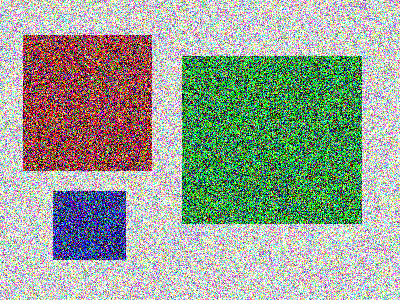
#> input picture Images/pic2.png, 400 x 300 px, found by its file name
$ python '图像平滑_2D卷积_高斯_中值_均值.py'
#> lines starting #> are read from the running program, lines starting #| are printed output that depends on the picture; after the words box and inside, x2 and y2 are one past the last pixel; in counts of white or black regions, pixels touching at a corner belong together
# -*- coding: utf-8 -*-
'''
======================Welcome to Python====================
/-********Have a good time.********-/

FILE NAME:
AUTHOR: Eden·Gabriel
DATE: Dec-21-Thu/2018  09:15:30
VERSION: V-1.0
DESCRIPTION:
图像平滑
'''
import numpy as np
import cv2
from matplotlib import pyplot as plt


img = cv2.imread('E:\\A_BOOM_LEARNING_EDEN_GABRIEL\\2018.12.19start_opencv+python\\Images\\pic2.png')
#> img is the input picture: shape (300, 400, 3); mean B, G, R 150, 164.4, 153.8
img = cv2.cvtColor(img,cv2.COLOR_BGR2RGB)

img_gray = cv2.cvtColor(img,cv2.COLOR_RGB2GRAY)
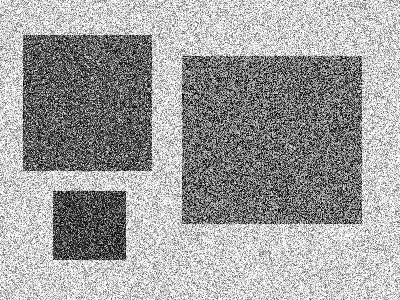
#> img_gray: shape (300, 400); min 0, max 255, mean 159.6

#2D卷积滤波
kernel = np.ones((4,4),dtype = np.float32)/16
img_2D = cv2.filter2D(img_gray,-1,kernel)
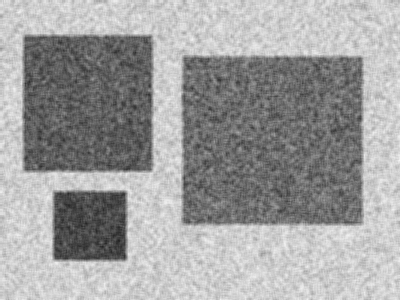
#> img_2D: shape (300, 400); min 35, max 245, mean 159.6
#res1 = cv2.filter2D(img,-1,kernel)
#均值滤波
img_blur = cv2.blur(img_gray,(5,5))
#高斯模糊
img_gau = cv2.GaussianBlur(img_gray,(5,5),0)
#中值模糊
img_med = cv2.medianBlur(img_gray,5)
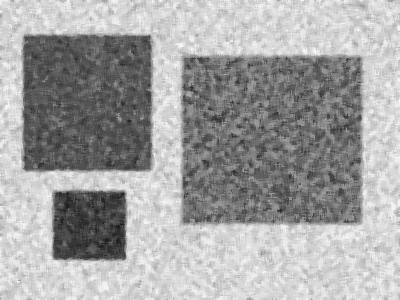
#> img_med: shape (300, 400); min 28, max 255, mean 163.7
#双边滤波
img_bil = cv2.bilateralFilter(img_gray,9,105,105)
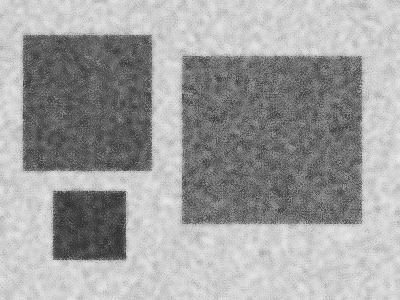
#> img_bil: shape (300, 400); min 45, max 235, mean 160.4

ret1,img_gray_thr = cv2.threshold(img_gray,155,255,cv2.THRESH_BINARY)
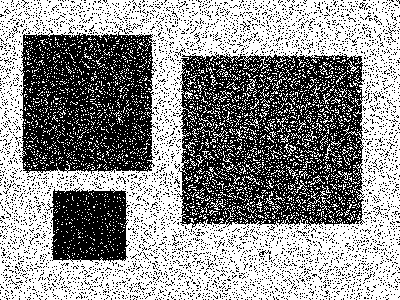
#> img_gray_thr: shape (300, 400); 56.9% white; black in thin lines or dots
ret2,img_2D_thr = cv2.threshold(img_2D,155,255,cv2.THRESH_BINARY)
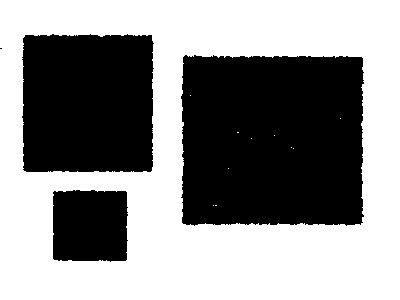
#> img_2D_thr: shape (300, 400); 55.9% white; 4 black regions (1 under 20 px), largest, box (x1, y1, x2, y2) and area: (181, 55, 364, 226) 30151, (22, 34, 154, 172) 17666, (53, 190, 128, 262) 5161
ret3,img_blur_thr = cv2.threshold(img_blur,155,255,cv2.THRESH_BINARY)
#> img_blur_thr: shape (300, 400); 55.8% white; 3 black regions, box (x1, y1, x2, y2) and area: (181, 55, 363, 225) 30138, (22, 33, 153, 172) 17682, (52, 190, 127, 261) 5177
ret4,img_gau_thr = cv2.threshold(img_gau,155,255,cv2.THRESH_BINARY)
#> img_gau_thr: shape (300, 400); 56% white; 4 black regions (1 under 20 px), largest, box (x1, y1, x2, y2) and area: (181, 55, 363, 225) 30147, (22, 34, 153, 172) 17601, (52, 190, 127, 261) 5093
ret5,img_med_thr = cv2.threshold(img_med,155,255,cv2.THRESH_BINARY)
#> img_med_thr: shape (300, 400); 56.3% white; 4 black regions (1 under 20 px), largest, box (x1, y1, x2, y2) and area: (181, 55, 363, 226) 29779, (22, 34, 153, 172) 17531, (52, 190, 127, 261) 5088
ret6,img_bil_thr = cv2.threshold(img_bil,155,255,cv2.THRESH_BINARY)
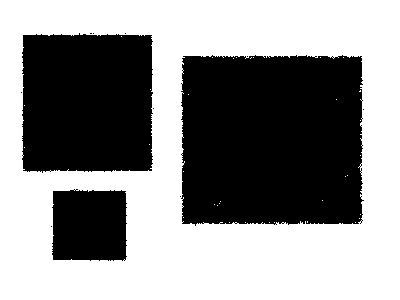
#> img_bil_thr: shape (300, 400); 56.2% white; 12 black regions (9 under 20 px), largest, box (x1, y1, x2, y2) and area: (181, 55, 364, 226) 29953, (22, 33, 153, 173) 17542, (52, 189, 127, 261) 5068


Images=[img_gray,img_2D,img_blur,img_gau,img_med,img_bil,img_gray_thr,img_2D_thr,
        img_blur_thr,img_gau_thr,img_med_thr,img_bil_thr]
titles = ['gray','gray_2D',
          'blur','gau','med','bilater','img_gray_thr','img_2D_thr','img_blur_thr',
          'img_gau_thr','img_med_thr','img_bil_thr']


for i in range(12):
    plt.subplot(5,3,i+2),plt.imshow(Images[i],'gray'),plt.title(titles[i])
    plt.xticks([]),plt.yticks([])
plt.subplot(5,3,1),plt.imshow(img),plt.title('original'),plt.xticks([]),plt.yticks([])

plt.show()

$ run again, with Images/2.png copied over Images/pic2.png
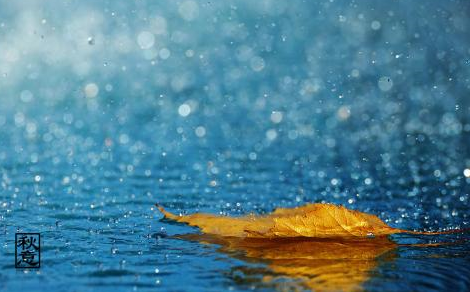
#> input picture Images/2.png, 470 x 292 px, found by its file name
#> img is the input picture: shape (292, 470, 3); mean B, G, R 146.5, 127.8, 77.3
#> `ret1,img_gray_thr = cv2.threshold(img_gray,155,255,cv2.THRESH_BINARY)`:
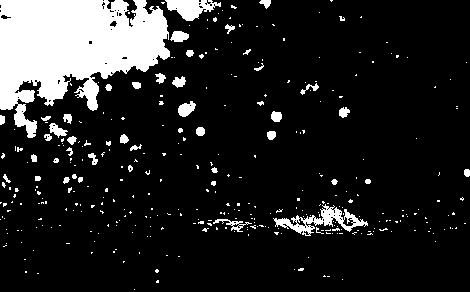
#> img_gray_thr: shape (292, 470); 14% white; 351 white regions (305 under 20 px), largest, box (x1, y1, x2, y2) and area: (0, 0, 170, 138) 14065, (273, 204, 368, 236) 948, (165, 0, 221, 21) 666
#> img_2D_thr: shape (292, 470); 13.3% white; 84 white regions (48 under 20 px), largest, box (x1, y1, x2, y2) and area: (0, 0, 171, 139) 14388, (275, 206, 368, 235) 986, (167, 0, 222, 22) 713
#> img_blur_thr: shape (292, 470); 13% white; 63 white regions (30 under 20 px), largest, box (x1, y1, x2, y2) and area: (0, 0, 171, 138) 14294, (275, 206, 367, 234) 973, (166, 0, 220, 21) 689
#> img_gau_thr: shape (292, 470); 13.3% white; 103 white regions (66 under 20 px), largest, box (x1, y1, x2, y2) and area: (0, 0, 170, 138) 14216, (274, 206, 367, 235) 988, (166, 0, 221, 21) 692
#> img_med_thr: shape (292, 470); 13% white; 65 white regions (35 under 20 px), largest, box (x1, y1, x2, y2) and area: (0, 0, 170, 138) 14186, (275, 205, 367, 234) 980, (165, 0, 220, 21) 687
#> `ret6,img_bil_thr = cv2.threshold(img_bil,155,255,cv2.THRESH_BINARY)`:
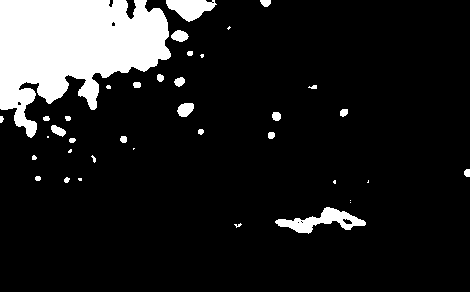
#> img_bil_thr: shape (292, 470); 12.7% white; 38 white regions (12 under 20 px), largest, box (x1, y1, x2, y2) and area: (0, 0, 171, 138) 14421, (275, 207, 366, 234) 988, (166, 0, 217, 22) 687

$ run again, with Images/22.png copied over Images/pic2.png
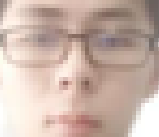
#> input picture Images/22.png, 159 x 137 px, found by its file name
#> img is the input picture: shape (137, 159, 3); mean B, G, R 169.7, 180.3, 202.4
#> img_gray_thr: shape (137, 159); 74.3% white; 6 black regions, box (x1, y1, x2, y2) and area: (38, 0, 159, 94) 4618, (76, 115, 119, 137) 667, (38, 8, 63, 17) 209, (0, 0, 7, 12) 52, (0, 34, 3, 42) 24, (63, 81, 68, 85) 20
#> img_2D_thr: shape (137, 159); 75% white; 7 black regions (2 under 20 px), largest, box (x1, y1, x2, y2) and area: (38, 0, 159, 84) 4325, (75, 115, 119, 137) 617, (81, 77, 98, 96) 236, (38, 9, 63, 19) 206, (0, 0, 6, 12) 48
#> img_blur_thr: shape (137, 159); 74.8% white; 7 black regions (2 under 20 px), largest, box (x1, y1, x2, y2) and area: (37, 0, 159, 83) 4370, (74, 114, 119, 137) 644, (80, 77, 97, 95) 231, (38, 8, 63, 19) 202, (0, 0, 5, 11) 38
#> img_gau_thr: shape (137, 159); 74.7% white; 7 black regions (2 under 20 px), largest, box (x1, y1, x2, y2) and area: (37, 0, 159, 84) 4351, (74, 115, 119, 137) 642, (81, 77, 98, 95) 238, (38, 8, 63, 19) 214, (0, 0, 5, 12) 38
#> img_med_thr: shape (137, 159); 74.4% white; 6 black regions (2 under 20 px), largest, box (x1, y1, x2, y2) and area: (38, 0, 159, 94) 4636, (76, 115, 119, 137) 661, (38, 8, 63, 17) 197, (0, 0, 7, 12) 49
#> `ret6,img_bil_thr = cv2.threshold(img_bil,155,255,cv2.THRESH_BINARY)`:
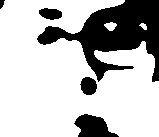
#> img_bil_thr: shape (137, 159); 74.7% white; 5 black regions, box (x1, y1, x2, y2) and area: (37, 0, 159, 82) 4392, (74, 114, 119, 137) 648, (80, 77, 97, 95) 235, (39, 8, 62, 20) 205, (0, 0, 5, 9) 30
